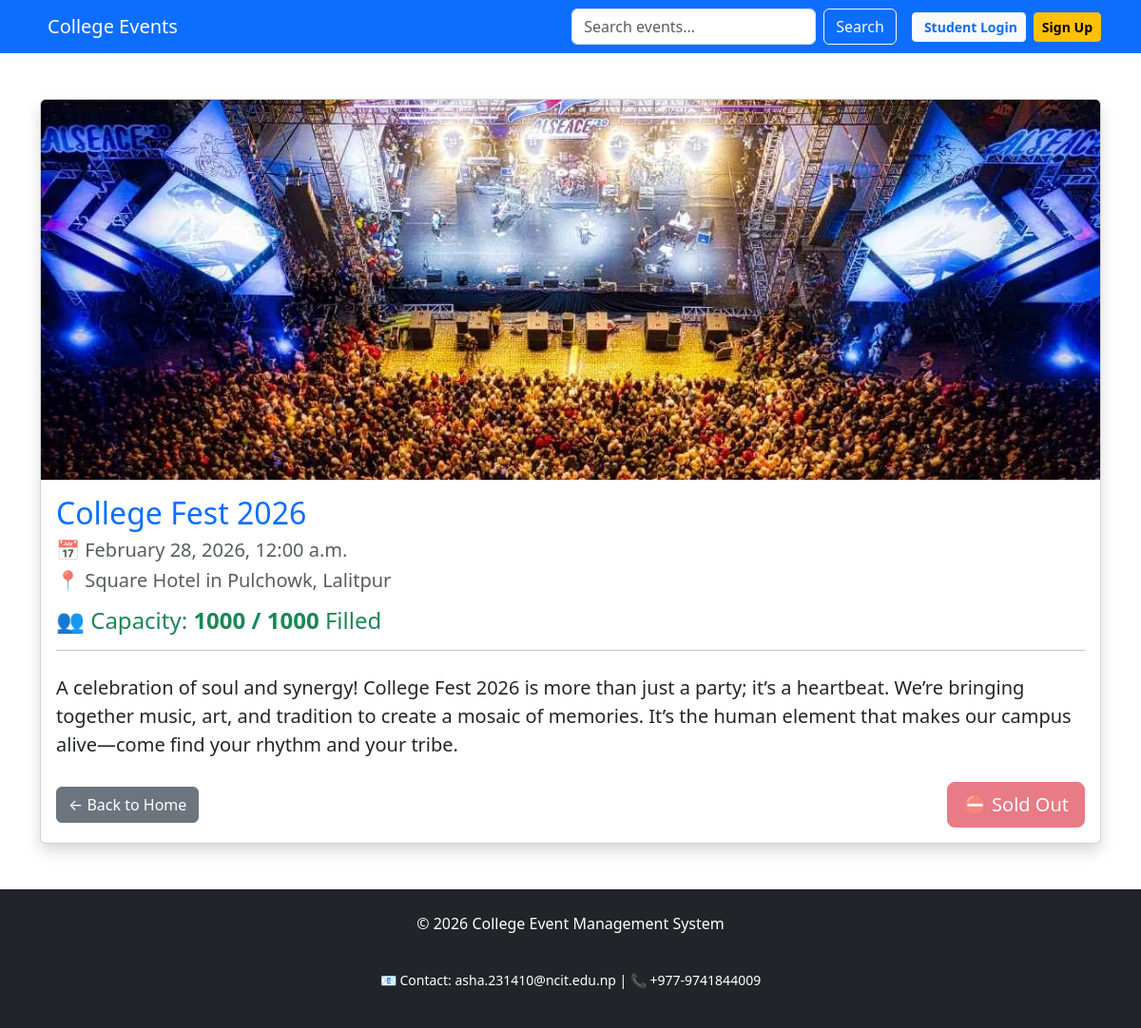
The page /event/1/ on the database its author committed.
### events/models.py (models this page shows, shortened)
class Event(models.Model):
    CATEGORY_CHOICES = [
        ('AI', 'AI & Machine Learning'),
        ('TECH', 'Technical'),
        ('CULT', 'Cultural'),
        ('SPRT', 'Sports'),
        ('EDUC', 'Education'), # New category added here!
    ]
    name = models.CharField(max_length=200)
    category = models.CharField(max_length=50, choices=CATEGORY_CHOICES, default='TECH')
    description = models.TextField()
    date = models.DateTimeField()
    location = models.CharField(max_length=200)
    image = models.ImageField(upload_to='event_images/', blank=True, null=True)
    seats = models.IntegerField(default=100)
    participants = models.IntegerField(default=0)
    college = models.ForeignKey(College, on_delete=models.CASCADE, related_name='events')
    is_global = models.BooleanField(default=False)

### events/views.py (the view)
# urls.py: path('event/<int:event_id>/', views.detail, name='detail'),
def detail(request, event_id):
    event = get_object_or_404(Event, pk=event_id)
    is_registered = False
    if request.user.is_authenticated:
        is_registered = Registration.objects.filter(user=request.user, event=event).exists()
    return render(request, 'detail.html', {
        'event': event,
        'is_registered': is_registered
    })

### events/templates/detail.html
{% extends 'base.html' %}
{% block content %}
    <div class="card shadow mt-4">
        {% if event.image %}
            <img src="{{ event.image.url }}" class="card-img-top" alt="{{ event.name }}" style="max-height: 400px; object-fit: cover;">
        {% else %}
            <div class="bg-secondary text-white d-flex align-items-center justify-content-center" style="height: 200px;">
                <span>Available</span>
            </div>
        {% endif %}
        <div class="card-body">
            <h2 class="card-title text-primary">{{ event.name }}</h2>
            <h5 class="text-muted mt-2">📅 {{ event.date|date:"F j, Y, g:i a" }}</h5>
            <h5 class="text-muted">📍 {{ event.location }}</h5>
            <h4 class="text-success mt-3">
                 👥 Capacity: <strong>{{ event.participants }} / {{ event.seats }}</strong> Filled
            </h4>
            <hr>
            <p class="lead mt-4">{{ event.description }}</p>
            <div class="d-flex justify-content-between align-items-center mt-4">
                <a href="{% url 'home' %}" class="btn btn-secondary">← Back to Home</a>
                {% if user.is_staff or user.is_superuser %}
                    <a href="{% url 'admin:events_event_change' event.id %}" class="btn btn-warning btn-lg">
                        🛠️ Manage Event (Admin)
                    </a>
                {% else %}
                    {% if is_registered %}
                        <button class="btn btn-info btn-lg text-white" disabled>✅ Already Registered</button>
                    {% elif event.participants >= event.seats %}
                        <button class="btn btn-danger btn-lg" disabled>⛔ Sold Out</button>
                    {% else %}
                        <a href="{% url 'register' event.id %}" class="btn btn-success btn-lg">Register Now 🚀</a>
                    {% endif %}
                {% endif %}
            </div>
        </div>
    </div>
{% endblock %}

### rows shown on the page
Event: image (picture), name "College Fest 2026", date "February 28, 2026, 12:00 a.m.", location "Square Hotel in Pulchowk, Lalitpur", participants "1000", seats "1000", description "A celebration of soul and synergy! College Fest 2026 is more than just a party; it’s a heartbeat. We’re bringing together music, art, and tradition to create a mosaic of memories. It’s the human element that makes our campus alive—come find your rhythm and your tribe."
